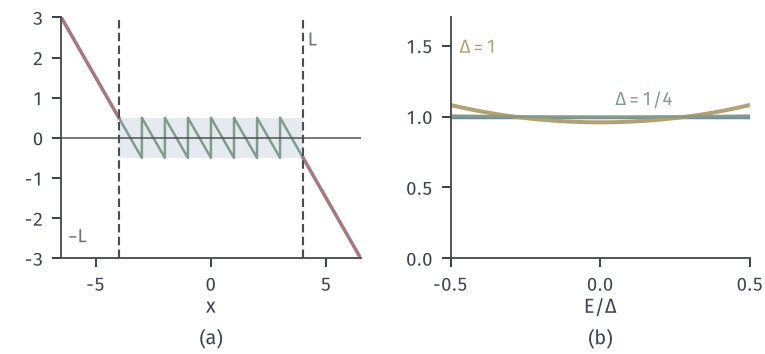

Write the Python code that produced this figure.
from pathlib import Path
import sys
HERE = Path(__file__).resolve().parent
sys.path.insert(0, str(HERE.parent/'quant-common'))
from quant_fig import *
# (a) Error e(x) = Q(x) - x of the N = 8, step 1 mid-rise uniform quantizer (green); in range |e| <= 1/2
#     (gray band), beyond L = 4 the error grows linearly (red).
# (b) Exact density of the normalized rounding error E/delta given no overload, for Laplace(0,1):
#     step 1 with N = 8 (yellow) and step 1/4 with N = 32 (green, same range L = 4); blue: uniform density 1.
x = np.linspace(-6.5, 6.5, 6001); e = uniform_q(x, 8, 1.0) - x
fig, (a, b) = figure(width_mm=108, height_mm=50, ncols=2)
panel(fig, left=.08, right=.98, bottom=.27, top=.95, wspace=.3)
a.fill_between([-4, 4], -.5, .5, color=BLUE_FILL, lw=0)
inr = np.abs(x) <= 4
a.plot(np.where(inr, x, np.nan), np.where(inr, e, np.nan), color=GREEN, lw=1.0)
a.plot(np.where(x > 4, x, np.nan), np.where(x > 4, e, np.nan), color=RED, lw=1.4)
a.plot(np.where(x < -4, x, np.nan), np.where(x < -4, e, np.nan), color=RED, lw=1.4)
a.axhline(0, color=STROKE, lw=.6)
for t in (-4, 4): a.axvline(t, color=STROKE, lw=.85, ls=DASH)
a.set_xlim(-6.5, 6.5); a.set_ylim(-3, 3); a.set_xlabel('$x$', labelpad=1)
lab(a, 4.2, 2.3, '$L$', MUTED); lab(a, -6.2, -2.6, '$-L$', MUTED)
u = np.linspace(-.5, .5, 401)
def dens(N, d):
    L = N*d/2; cs = -L + (np.arange(N)+.5)*d; P = mass(-L, L)
    return np.array([sum(d*pdf(c - ui*d) for c in cs) for ui in u])/P
# Q(x) - x = c - x = u*d  ->  x = c - u*d
b.axhline(1, color=BLUE, lw=1.4)
b.plot(u, dens(8, 1.0), color=YELLOW, lw=1.6); b.plot(u, dens(32, .25), color=GREEN, lw=1.2)
lab(b, -.47, 1.45, '$\\Delta=1$', YELLOW); lab(b, .05, 1.08, '$\\Delta=1/4$', GREEN)
b.set_xlim(-.5, .5); b.set_ylim(0, 1.7); b.set_xticks([-.5, 0, .5]); b.set_xlabel('$E/\\Delta$', labelpad=1)
tags(fig, (a, b))
save(fig, HERE, 'figure', {'dens_delta1_at_-0.5_0_0.5': [float(dens(8, 1.0)[i]) for i in (0, 200, 400)],
     'dens_delta025_at_-0.5_0_0.5': [float(dens(32, .25)[i]) for i in (0, 200, 400)]})
